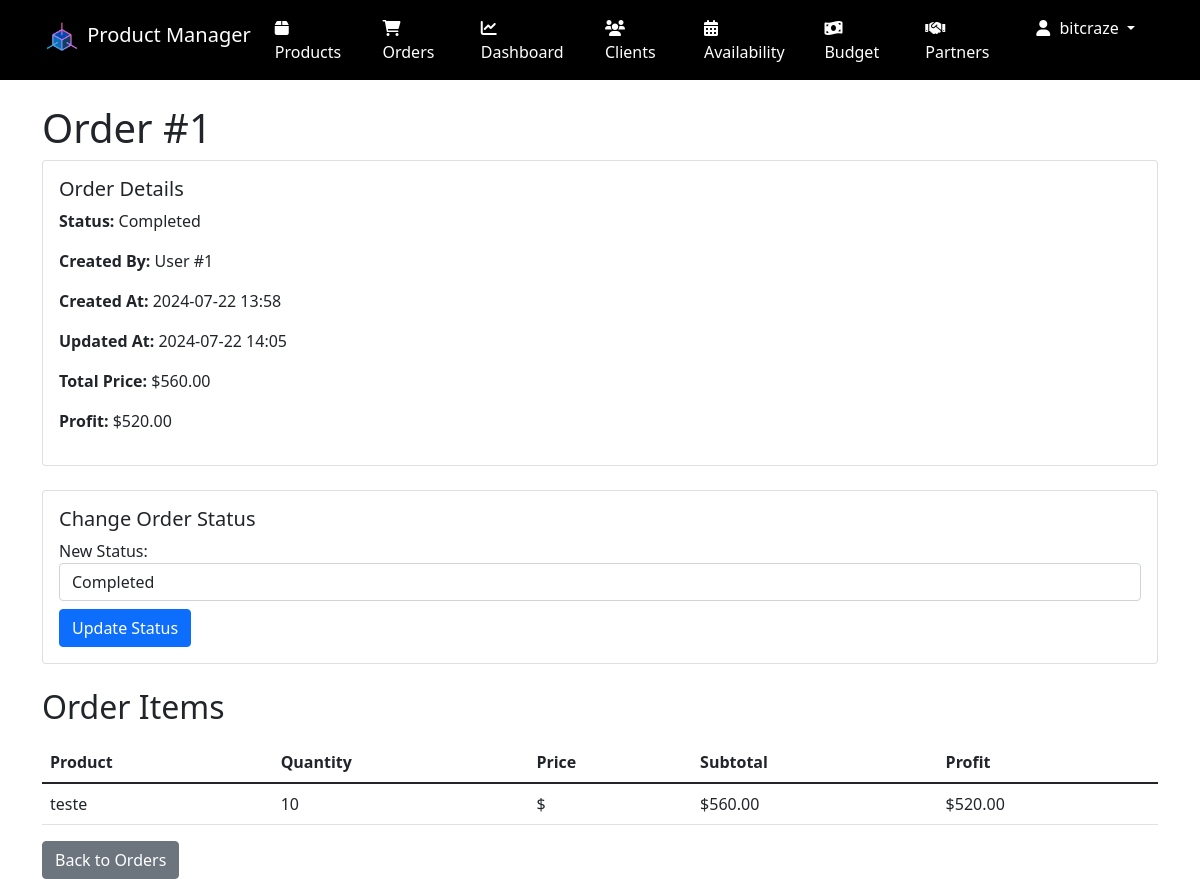
Before: /orders/1/ (signed in) with the older database file.
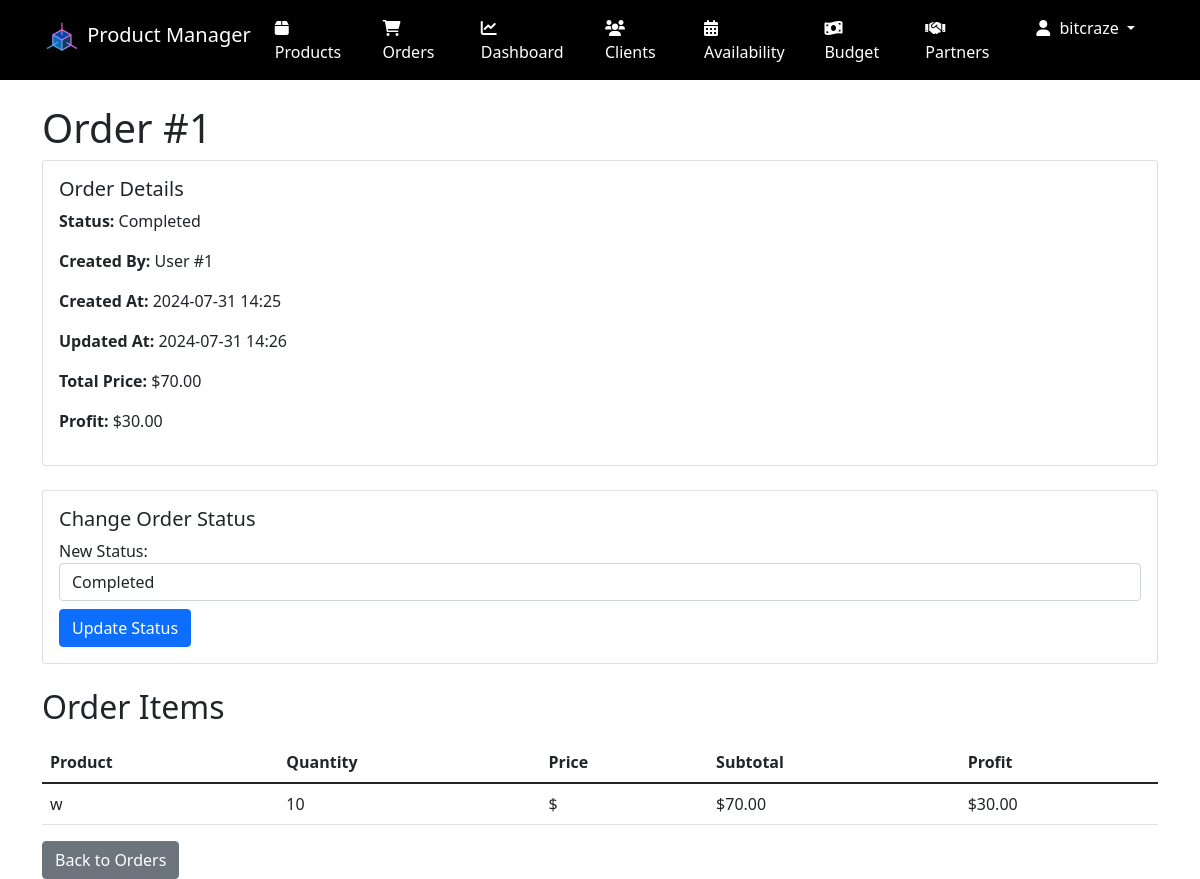
After: the same page with the newer database file.
### orders/models.py (models this page shows, shortened)
class Order(models.Model):
    id = models.AutoField(primary_key=True)
    telegram_user_id = models.IntegerField()
    STATUS_CHOICES = [
        ('cart', 'Cart'),
        ('pending_appointment', 'Pending Appointment'),
        ('pending', 'Pending'),
        ('accepted', 'Accepted'),
        ('dispatched', 'Dispatched'),
        ('completed', 'Completed'),
        ('cancelled', 'Cancelled'),
    ]
    status = models.CharField(max_length=20, choices=STATUS_CHOICES, default='cart')
    meeting_time = models.DateTimeField(null=True, blank=True)
    created_at = models.DateTimeField(auto_now_add=True)
    updated_at = models.DateTimeField(auto_now=True)
    total_price = models.DecimalField(max_digits=10, decimal_places=2, default=0)
    profit = models.DecimalField(max_digits=10, decimal_places=2, default=0)
    created_by = models.ForeignKey(settings.AUTH_USER_MODEL, on_delete=models.SET_NULL, null=True, related_name='created_orders')

class OrderItem(models.Model):
    order = models.ForeignKey(Order, related_name='items', on_delete=models.CASCADE)
    product = models.ForeignKey(Product, on_delete=models.CASCADE)
    quantity = models.PositiveIntegerField()
    selling_price = models.DecimalField(max_digits=10, decimal_places=2)
    @property
    def total_price(self):
        return self.quantity * self.selling_price
    @property
    def profit(self):
        return self.total_price - (self.product.purchase_price * self.quantity)

### inventory/models.py (models this page shows, shortened)
class Product(models.Model):
    name = models.CharField(max_length=200)
    description = models.TextField()
    price = models.DecimalField(max_digits=10, decimal_places=2)
    purchase_price = models.DecimalField(max_digits=10, decimal_places=2, default=0)
    quantity_bought = models.PositiveIntegerField(default=0)
    quantity_in_stock = models.IntegerField(default=0)
    quantity_sold = models.IntegerField(default=0)
    image = models.ImageField(upload_to='products/', blank=True, null=True)
    class Meta:
        ordering = ['name']

### orders/views.py (the view)
# urls.py: path('<int:pk>/', views.OrderDetailView.as_view(), name='order-detail'),
class OrderDetailView(AdminRequiredMixin, DetailView):
    model = Order
    template_name = 'orders/order_detail.html'
    context_object_name = 'order'

### orders/views.py (called while the page is built)
    def test_func(self):
        return self.request.user.is_staff or self.request.user.is_superuser

### templates/orders/order_detail.html (shortened to what this page needs)
{% extends 'base.html' %}
{% load humanize %}
{% block content %}
<h1>Order #{{ order.id }}</h1>
<div class="card mb-4">
    <div class="card-body">
        <h5 class="card-title">Order Details</h5>
        <p><strong>Status:</strong> {{ order.get_status_display }}</p>
        <p><strong>Created By:</strong> User #{{ order.telegram_user_id }}</p>
        <p><strong>Created At:</strong> {{ order.created_at|date:"Y-m-d H:i" }}</p>
        <p><strong>Updated At:</strong> {{ order.updated_at|date:"Y-m-d H:i" }}</p>
        <p><strong>Total Price:</strong> ${{ order.total_price|floatformat:2 }}</p>
        <p><strong>Profit:</strong> ${{ order.profit|floatformat:2 }}</p>
    </div>
</div>
<div class="card mb-4">
    <div class="card-body">
        <h5 class="card-title">Change Order Status</h5>
        <form method="post" action="{% url 'orders:change-order-status' order.pk %}">
            <div class="form-group">
                <label for="new_status">New Status:</label>
                <select name="new_status" id="new_status" class="form-control">
                    {% for status, display in order.STATUS_CHOICES %}
                        <option value="{{ status }}" {% if status == order.status %}selected{% endif %}>
                            {{ display }}
                        </option>
                    {% endfor %}
                </select>
            </div>
            <button type="submit" class="btn btn-primary mt-2">Update Status</button>
        </form>
    </div>
</div>
<h2 class="mb-3">Order Items</h2>
<table class="table">
    <thead>
        <tr>
            <th>Product</th>
            <th>Quantity</th>
            <th>Price</th>
            <th>Subtotal</th>
            <th>Profit</th>
        </tr>
    </thead>
    <tbody>
        {% for item in order.items.all %}
        <tr>
            <td>{{ item.product.name }}</td>
            <td>{{ item.quantity }}</td>
            <td>${{ item.effective_price|floatformat:2 }}</td>
            <td>${{ item.total_price|floatformat:2 }}</td>
            <td>${{ item.profit|floatformat:2 }}</td>
        </tr>
        {% endfor %}
    </tbody>
</table>
<a href="{% url 'orders:order-list' %}" class="btn btn-secondary">Back to Orders</a>
{% endblock %}

Changed rows visible on the page:
changed Order "Completed": created_at "2024-07-22 13:58" → "2024-07-31 14:25"; updated_at "2024-07-22 14:05" → "2024-07-31 14:26"; total_price "560.00" → "70.00"; profit "520.00" → "30.00"
changed OrderItem: product.name "teste" → "w"; total_price "560.00" → "70.00"; profit "520.00" → "30.00"
